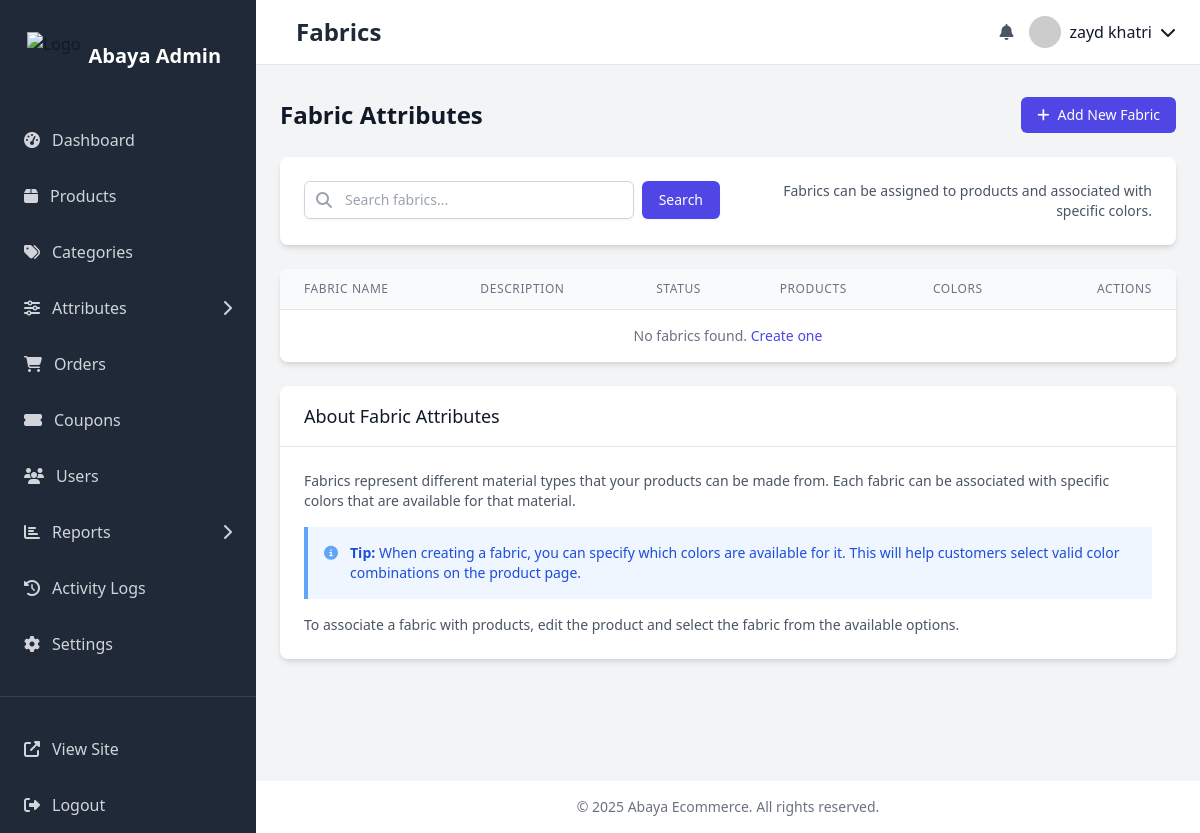
Before: /dashboard/attributes/fabrics/ (signed in) with the older database file.
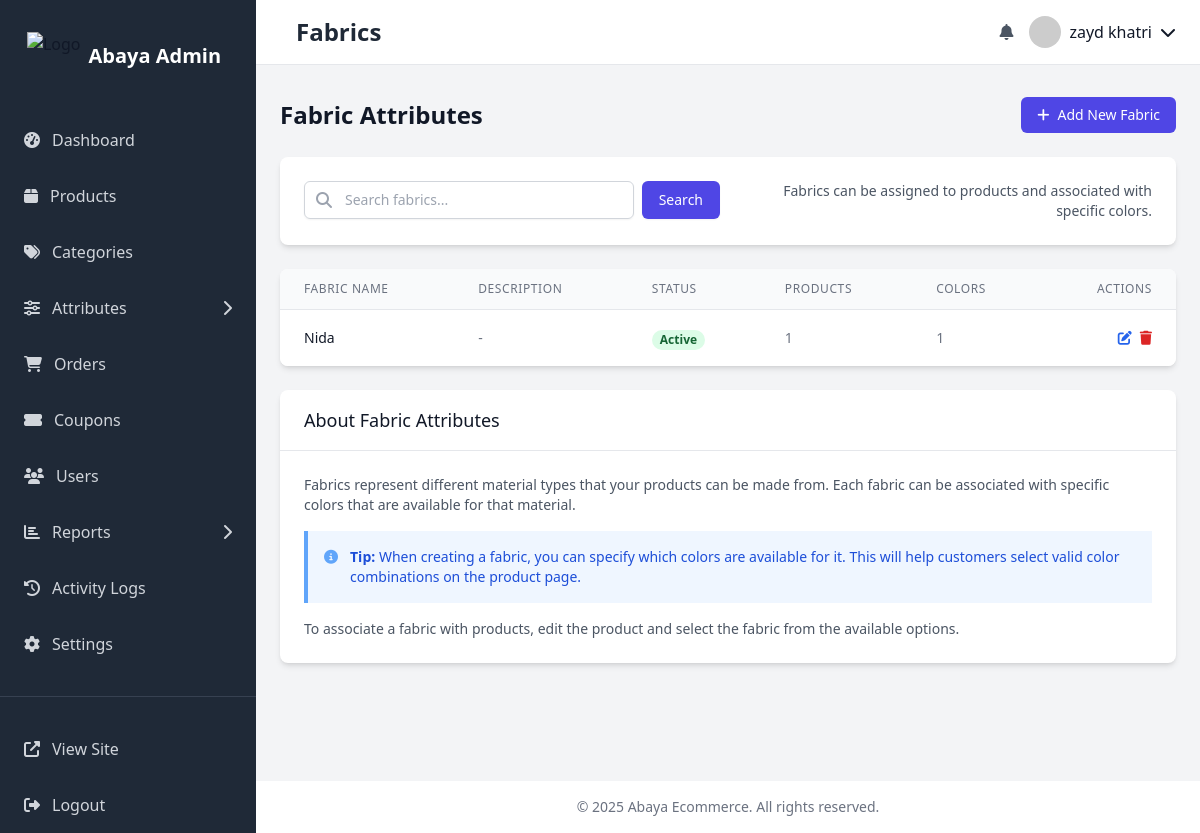
After: the same page with the newer database file.
### products/models.py (models this page shows, shortened)
class Fabric(models.Model):
    id = models.UUIDField(primary_key=True, default=uuid.uuid4, editable=False)
    name = models.CharField(max_length=100)  # Cotton, Silk, Chiffon, etc.
    description = models.TextField(blank=True, null=True)
    is_active = models.BooleanField(default=True)
    created_at = models.DateTimeField(auto_now_add=True)
    updated_at = models.DateTimeField(auto_now=True)
    class Meta:
        ordering = ['name']
        verbose_name = 'Fabric'
        verbose_name_plural = 'Fabrics'

### dashboard/views/attribute_views.py (the view)
# urls.py: path('attributes/fabrics/', views.fabric_list, name='fabric_list'),
@staff_member_required
def fabric_list(request):
    fabrics = Fabric.objects.all().order_by('name')
    search_query = request.GET.get('search', '')
    if search_query:
        fabrics = fabrics.filter(
            Q(name__icontains=search_query) |
            Q(description__icontains=search_query)
        )
    fabrics = fabrics.annotate(
        product_count=Count('products', distinct=True),
        color_count=Count('colors', distinct=True)
    )
    fabrics = paginate_queryset(request, fabrics, 20)
    return render(request, 'dashboard/attributes/fabric_list.html', {
        'fabrics': fabrics,
        'search_query': search_query,
    })

### carts/context_processors.py (called while the page is built, shortened)
def cart(request):
    cart_count = 0
    cart_total = 0
    wishlist_count = 0
    if request.user.is_authenticated:
        try:
            cart = Cart.objects.get(user=request.user)
            cart_count = cart.get_item_count()
            cart_total = cart.get_total_price()
        except Cart.DoesNotExist:
            cart = None
        try:
            wishlist = Wishlist.objects.get(user=request.user)
            wishlist_count = wishlist.get_item_count()
        except Wishlist.DoesNotExist:
            wishlist = None
    return {
        'cart_count': cart_count,
        'cart_total': cart_total,
        'wishlist_count': wishlist_count,
    }

### carts/models.py (called while the page is built)
    def get_total_price(self):
        return sum(item.get_total_price() for item in self.items.all())

    def get_item_count(self):
        return sum(item.quantity for item in self.items.all())

    def get_total_price(self):
        return self.product.get_active_price() * self.quantity

    def get_item_count(self):
        return self.items.count()

### dashboard/utils.py (called while the page is built)
def is_staff_or_admin(user):
    return user.is_authenticated and (user.is_staff or user.role == 'ADMIN')

### templates/dashboard/attributes/fabric_list.html (shortened to what the changed rows need)
{% extends 'dashboard/base.html' %}
{% load static %}
{% block page_title %}Fabrics{% endblock %}
{% block content %}
<div class="flex flex-col md:flex-row justify-between items-start md:items-center mb-6">
    <h1 class="text-2xl font-semibold text-gray-900 mb-4 md:mb-0">Fabric Attributes</h1>
</div>
<div class="bg-white rounded-lg shadow-md overflow-hidden">
    <div class="overflow-x-auto">
        <table class="min-w-full divide-y divide-gray-200">
            <thead class="bg-gray-50">
                <tr>
                    <th scope="col" class="px-6 py-3 text-left text-xs font-medium text-gray-500 uppercase tracking-wider">Fabric Name</th>
                    <th scope="col" class="px-6 py-3 text-left text-xs font-medium text-gray-500 uppercase tracking-wider">Description</th>
                    <th scope="col" class="px-6 py-3 text-left text-xs font-medium text-gray-500 uppercase tracking-wider">Status</th>
                    <th scope="col" class="px-6 py-3 text-left text-xs font-medium text-gray-500 uppercase tracking-wider">Products</th>
                    <th scope="col" class="px-6 py-3 text-left text-xs font-medium text-gray-500 uppercase tracking-wider">Colors</th>
                    <th scope="col" class="px-6 py-3 text-right text-xs font-medium text-gray-500 uppercase tracking-wider">Actions</th>
                </tr>
            </thead>
            <tbody class="bg-white divide-y divide-gray-200">
                {% for fabric in fabrics %}
                <tr class="hover:bg-gray-50">
                    <td class="px-6 py-4 whitespace-nowrap">
                        <div class="text-sm font-medium text-gray-900">{{ fabric.name }}</div>
                    </td>
                    <td class="px-6 py-4">
                        <div class="text-sm text-gray-500 truncate max-w-xs">{{ fabric.description|default:"-"|truncatechars:80 }}</div>
                    </td>
                    <td class="px-6 py-4 whitespace-nowrap">
                        {% if fabric.is_active %}
                        <span class="px-2 inline-flex text-xs leading-5 font-semibold rounded-full bg-green-100 text-green-800">
                            Active
                        </span>
                        {% else %}
                        <span class="px-2 inline-flex text-xs leading-5 font-semibold rounded-full bg-red-100 text-red-800">
                            Inactive
                        </span>
                        {% endif %}
                    </td>
                    <td class="px-6 py-4 whitespace-nowrap text-sm text-gray-500">
                        {{ fabric.product_count }}
                    </td>
                    <td class="px-6 py-4 whitespace-nowrap text-sm text-gray-500">
                        {{ fabric.color_count }}
                    </td>
                    <td class="px-6 py-4 whitespace-nowrap text-right text-sm font-medium">
                        <div class="flex justify-end space-x-2">
                            <a href="{% url 'dashboard:fabric_edit' uuid=fabric.id %}" class="text-blue-600 hover:text-blue-900" title="Edit">
                                <i class="fa-solid fa-edit"></i>
                            </a>
                            <a href="{% url 'dashboard:fabric_delete' uuid=fabric.id %}" class="text-red-600 hover:text-red-900" title="Delete">
                                <i class="fa-solid fa-trash"></i>
                            </a>
                        </div>
                    </td>
                </tr>
                {% empty %}
                <tr>
                    <td colspan="6" class="px-6 py-4 text-center text-sm text-gray-500">
                        No fabrics found.
                        <a href="{% url 'dashboard:fabric_create' %}" class="text-indigo-600 hover:text-indigo-900">Create one</a>
                    </td>
                </tr>
                {% endfor %}
            </tbody>
        </table>
    </div>
</div>
<div class="mt-6 bg-white rounded-lg shadow-md overflow-hidden">
    <div class="px-6 py-4 border-b border-gray-200">
        <h2 class="text-lg font-medium text-gray-900">About Fabric Attributes</h2>
    </div>
</div>
{% endblock %}

Changed rows visible on the page:
added Fabric: name "Nida", description "-", is_active "Active", product_count "1", color_count "1"
Other visible differences:
text no longer shown: "No fabrics found. Create one"
